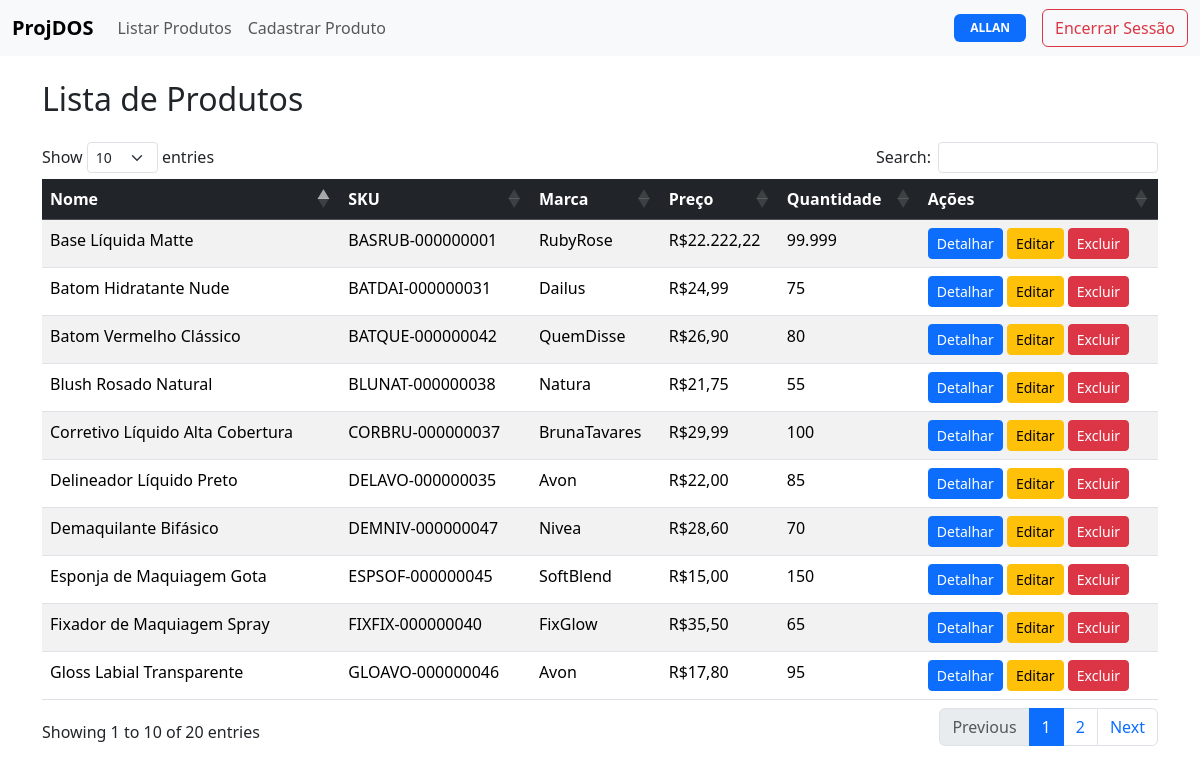
Before: /produtos/ (signed in) with the older database file.
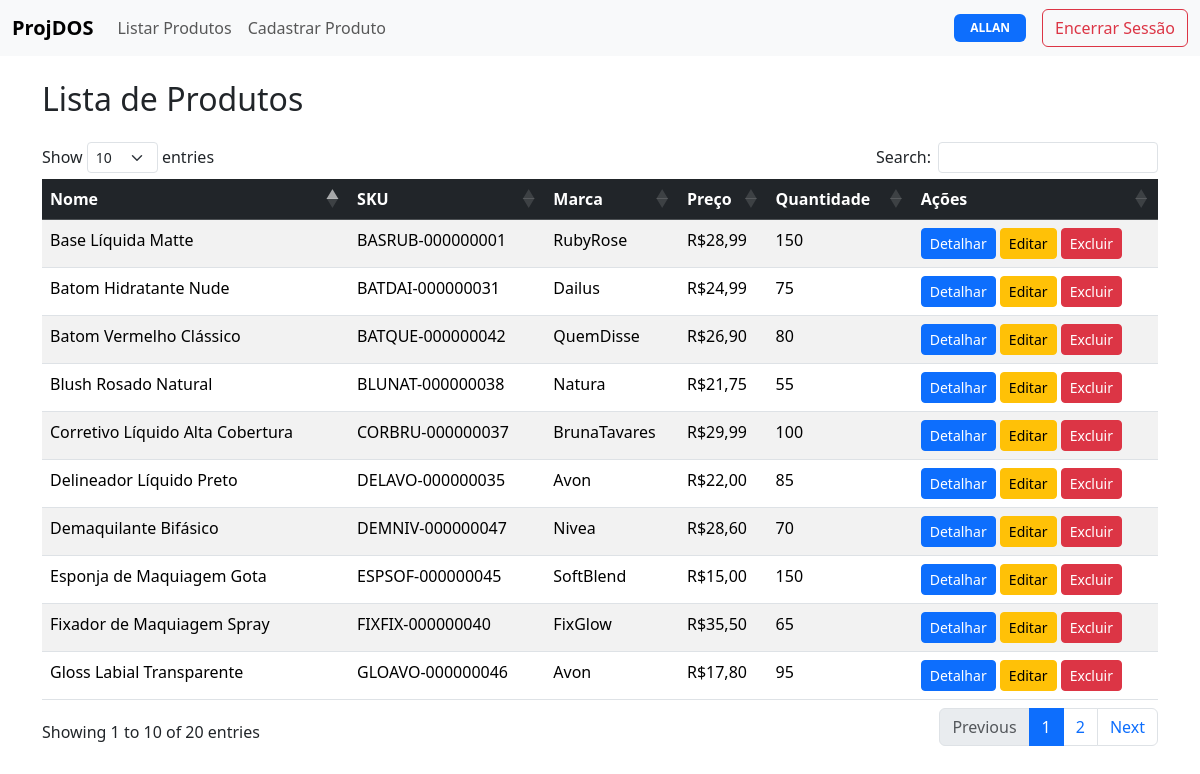
After: the same page with the newer database file.
### produto/models.py (models this page shows, shortened)
class Produto(models.Model):
    nome = models.CharField(max_length=100)
    descricao = models.TextField(blank=True)
    preco = models.DecimalField(max_digits=10, decimal_places=2)
    saldo_estoque = models.PositiveIntegerField()
    marca = models.CharField(max_length=16, null=False, blank=False)
    sku = models.CharField(max_length=16, unique=True, editable=False)

### produto/views.py (the view)
# urls.py: path('produtos/', views.listar_produtos, name='listar_produtos'),
@login_required(login_url=reverse_lazy('login'))
def listar_produtos(request):
    produtos = Produto.objects.all()
    return render(request, 'produto/listar_produtos.html', {'produtos': produtos})

### produto/templates/produto/listar_produtos.html (shortened to what this page needs)
{% extends 'base.html' %}
{% load l10n %}
{% block content %}
  <h2 class="mb-4">Lista de Produtos</h2>
  <table class="table table-hover table-striped" id="productTable">
    <thead class="table-dark">
      <tr>
        <th>Nome</th>
        <th>SKU</th>
        <th>Marca</th>
        <th>Preço</th>
        <th>Quantidade</th>
        <th>Ações</th>
      </tr>
    </thead>
    <tbody>
      {% for produto in produtos %}
        <tr>
          <td>{{ produto.nome }}</td>
          <td>{{ produto.sku }}</td>
          <td>{{ produto.marca }}</td>
          <td>R${{ produto.preco|floatformat:2|localize }}</td>
          <td>{{ produto.saldo_estoque }}</td>
          <td>
            <button class="btn btn-primary btn-sm" data-bs-toggle="modal" data-bs-target="#modal{{ produto.id }}">Detalhar</button>
            {% if perms.produto.change_produto %}
              <a href="{% url 'editar_produto' produto.id %}" class="btn btn-warning btn-sm">Editar</a>
            {% endif %}
            {% if perms.produto.delete_produto %}
              <button type="button" class="btn btn-danger btn-sm" data-bs-toggle="modal" data-bs-target="#modalExcluir{{ produto.id }}">Excluir</button>
            {% endif %}
          </td>
        </tr>
      {% endfor %}
    </tbody>
  </table>
{% endblock %}

### produto/templates/base.html (shortened to what this page needs)
<!DOCTYPE html>
<html lang="pt-br">
  <head>
    <link href="https://cdn.jsdelivr.net/npm/bootstrap@5.3.6/dist/css/bootstrap.min.css" rel="stylesheet" />
    <link href="https://cdn.datatables.net/1.13.6/css/dataTables.bootstrap5.min.css" rel="stylesheet" />
  </head>
  <body>
    <nav class="navbar navbar-expand-lg bg-body-tertiary mb-4">
      <div class="container-fluid">
        <a class="navbar-brand fw-bold" href="#">ProjDOS</a>
        <div class="collapse navbar-collapse" id="navbarContent">
          <ul class="navbar-nav me-auto mb-2 mb-lg-0">
            <li class="nav-item">
              <a class="nav-link" href="{% url 'listar_produtos' %}">Listar Produtos</a>
            </li>
            <li class="nav-item">
              {% if perms.produto.add_produto %}
                <a class="nav-link" href="{% url 'criar_produto' %}">Cadastrar Produto</a>
              {% endif %}
            </li>
          </ul>
          <div class="d-flex align-items-center ms-auto gap-3">
            <span class="badge text-bg-primary text-uppercase px-3 py-2">{{ user.username }}</span>
            <button type="button" class="btn btn-outline-danger" data-bs-toggle="modal" data-bs-target="#logoutModal">Encerrar Sessão</button>
          </div>
        </div>
      </div>
    </nav>
    <div class="container">
      {% block content %}
      {% endblock %}
    </div>
  </body>
</html>

Changed rows visible on the page:
changed Produto "Base Líquida Matte": preco "22.222,22" → "28,99"; saldo_estoque "99.999" → "150"
